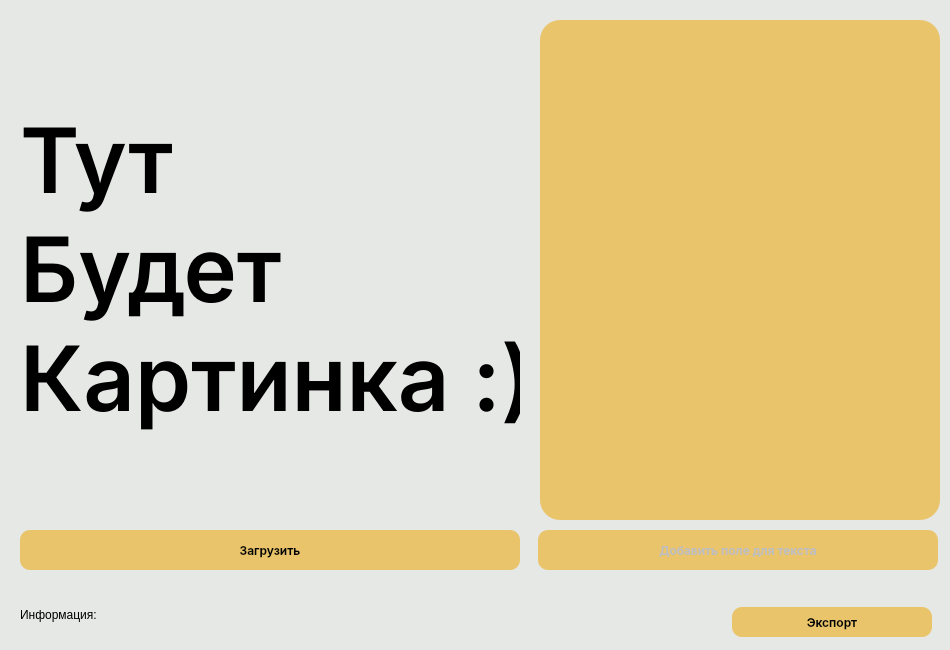
<?xml version="1.0" encoding="UTF-8"?>
<ui version="4.0">
 <class>Form</class>
 <widget class="QWidget" name="Form">
  <property name="enabled">
   <bool>true</bool>
  </property>
  <property name="geometry">
   <rect>
    <x>0</x>
    <y>0</y>
    <width>950</width>
    <height>650</height>
   </rect>
  </property>
  <property name="windowTitle">
   <string>Form</string>
  </property>
  <property name="styleSheet">
   <string notr="true">background-color: rgb(230, 232, 230);</string>
  </property>
  <widget class="QLabel" name="image">
   <property name="geometry">
    <rect>
     <x>20</x>
     <y>19</y>
     <width>500</width>
     <height>500</height>
    </rect>
   </property>
   <property name="styleSheet">
    <string notr="true">QLabel
{
	font-family: Inter,sans-serif;
	font-weight: 500;
	border-radius: 20px;
	font-size: 90px;
	background-color: rgb(230, 232, 230);
}</string>
   </property>
   <property name="midLineWidth">
    <number>2</number>
   </property>
   <property name="text">
    <string>Тут 
Будет 
Картинка :)</string>
   </property>
   <property name="scaledContents">
    <bool>false</bool>
   </property>
   <property name="wordWrap">
    <bool>false</bool>
   </property>
  </widget>
  <widget class="QListWidget" name="listWidget">
   <property name="geometry">
    <rect>
     <x>540</x>
     <y>20</y>
     <width>400</width>
     <height>500</height>
    </rect>
   </property>
   <property name="styleSheet">
    <string notr="true">QListWidget
{
	font-family: Inter,sans-serif;
	background-color: rgb(233, 196, 106);
	font-weight: 500;
	border-radius: 20px;
	padding: 10px;
}</string>
   </property>
   <property name="autoScrollMargin">
    <number>16</number>
   </property>
  </widget>
  <widget class="QPushButton" name="pushButton">
   <property name="enabled">
    <bool>false</bool>
   </property>
   <property name="geometry">
    <rect>
     <x>538</x>
     <y>530</y>
     <width>400</width>
     <height>40</height>
    </rect>
   </property>
   <property name="styleSheet">
    <string notr="true">QPushButton
{
	font-family: Inter,sans-serif;
	background-color: rgb(233, 196, 106);
	font-weight: 500;
	border-radius: 10px;
}

QPushButton:hover
{
	background-color: rgb(223, 41, 53);
	color: white;
}</string>
   </property>
   <property name="text">
    <string>Добавить поле для текста</string>
   </property>
  </widget>
  <widget class="QLabel" name="label_2">
   <property name="geometry">
    <rect>
     <x>20</x>
     <y>600</y>
     <width>500</width>
     <height>30</height>
    </rect>
   </property>
   <property name="text">
    <string>Информация:</string>
   </property>
  </widget>
  <widget class="QPushButton" name="load_btn">
   <property name="geometry">
    <rect>
     <x>20</x>
     <y>530</y>
     <width>500</width>
     <height>40</height>
    </rect>
   </property>
   <property name="styleSheet">
    <string notr="true">QPushButton
{
	font-family: Inter,sans-serif;
	background-color: rgb(233, 196, 106);
	font-weight: 500;
	border-radius: 10px;
}

QPushButton:hover
{
	background-color: rgb(223, 41, 53);
	color: white;
}</string>
   </property>
   <property name="text">
    <string>Загрузить</string>
   </property>
  </widget>
  <widget class="QPushButton" name="pushButton_2">
   <property name="geometry">
    <rect>
     <x>732</x>
     <y>607</y>
     <width>200</width>
     <height>30</height>
    </rect>
   </property>
   <property name="styleSheet">
    <string notr="true">QPushButton
{
	font-family: Inter,sans-serif;
	background-color: rgb(233, 196, 106);
	font-weight: 500;
	border-radius: 10px;
}

QPushButton:hover
{
	background-color: rgb(223, 41, 53);
	color: white;
}</string>
   </property>
   <property name="text">
    <string>Экспорт</string>
   </property>
  </widget>
 </widget>
 <resources/>
 <connections/>
</ui>
